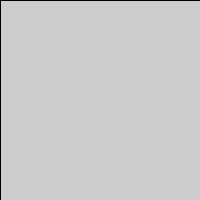
Frame 1 (no input)
Frame 60 (the mouse pressed at the canvas centre just before this capture): identical to frame 1, image omitted
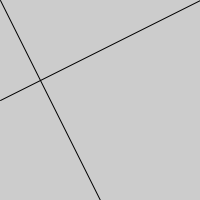
Frame 120 (the mouse held since frame 60 and released just before this capture)

The Processing sketch that drew these frames (run headless with seeded random() and noise(); from frame 60 on, the mouse is pressed at the canvas centre):

// Processing sketch: SaveOneImage
// ── SaveOneImage.pde
/**
 * Save One Image
 * 
 * The save() function allows you to save an image from the 
 * display window. In this example, save() is run when a mouse 
 * button is pressed. The image "line.tif" is saved to the 
 * same folder as the sketch's program file.
 */

void setup()
{
  size(200, 200);
}

void draw()
{
  background(204);
  line(0, 0, mouseX, height);
  line(width, 0, 0, mouseY);
}

void mousePressed()
{
  save("line.tif");
}
